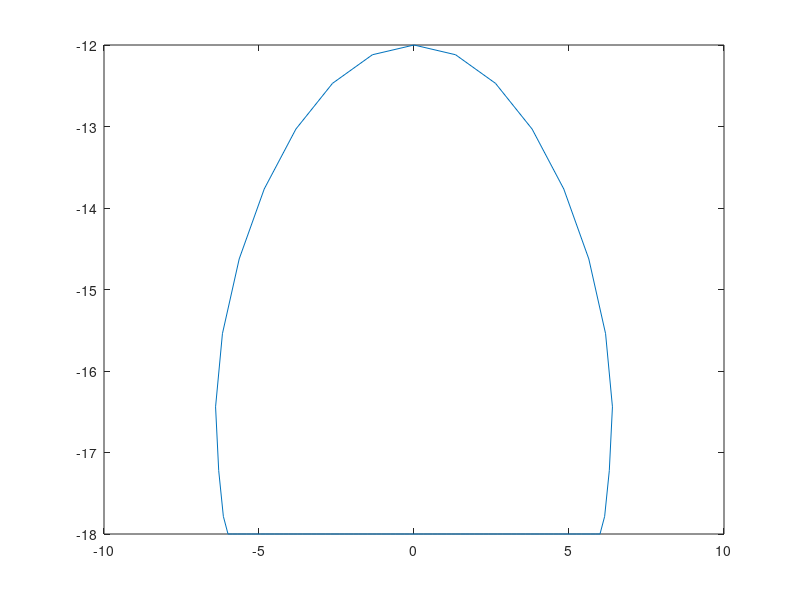

Source code (MATLAB):
format long

% ..... Geometrical .....
r1 = 10; % length of Cranks
r2 = 20; % length of Coupler Links
L = 5; % Distance between the pivot points
base_l = 45; % Base length
base_w = 25; % Base width
d = 0; % Offset distance between side edge and foot center

% ..... Trajectory .....
stroke = 12; % Distance covered during stance
stroke_h = 18; % 
ht = 6; % Step height

% ..... Temporal .....
period = 1; 
dc = 0.8; % Duty factor
dt = 0.025; % Extension time
phi1 = +0.5; % Phase diff. b/w Contralateral legs (Leg 1 and Leg 2,Leg 2 and Leg 4)
phi2 = +0.75; % Phase diff. b/w Ipsilateral legs  (Leg 1 and Leg 3,Leg 2 and Leg 4)
w = 2*pi/period;

xc1 = L/2; yc1 = 0; % Joint-1 coordinates
xc2 = -L/2; yc2 = 0; % Joint-2 coordinates

a3 = (-4*(stroke/2+stroke/dc*dt)-2*stroke/dc*(period-dc-2*dt))/(period-dc-2*dt)^3;
a2 = -3/2*a3*(period-dc-2*dt);
a1 = -stroke/dc;
a0 = -(stroke/2+stroke/dc*dt);

i=1;
step = 0.01;
n = 1/step + 1;

Time = zeros(n, 1);
x = zeros(n, 1); y = zeros(n, 1);
Q1 = zeros(n, 1); Q2 = zeros(n, 1); o1 = zeros(n, 1); o2 = zeros(n, 1);
a = zeros(n, 1); b = zeros(n, 1);

for time = 0:step:1
    Time(i)=time;
    t = mod(time,1);
    if t<=(dc+dt)
        x(i)= stroke/2 + stroke/dc*(-t); %stroke with velocity extension for 'dt'seconds
    elseif t<=(period-dt)
        x(i) = a0 + a1*(t-(dc+dt)) + a2*(t-(dc+dt))^2 + a3*(t-(dc+dt))^3;%stride path
    else
        x(i)= stroke/2 + stroke/dc*(period-t);%velocity extension for 'dt'seconds before stride
    end
    
    if t<=dc
        y(i)= -stroke_h;%stance
    else
        y(i) = -stroke_h + 0 + 16*ht/(period-dc)^2*(t-dc)^2 - 32*ht/(period-dc)^3*(t-dc)^3 + 16*ht/(period-dc)^4*(t-dc)^4;%stride
    end

    a(i) = sqrt((x(i) - xc1)^2 + (y(i) - yc1)^2);
    b(i) = sqrt((x(i) - xc2)^2 + (y(i) - yc2)^2);
    o1(i) = acos((-r2^2 + r1^2 + b(i)^2 )/(2*r1*b(i)));
    o2(i) = acos((-r2^2 + r1^2 + a(i)^2 )/(2*r1*a(i)));
    g1 = acos (-(a(i)^2 - L^2 - b(i)^2 )/(2*L*b(i)));
    g2 = acos (-(b(i)^2 - L^2 - a(i)^2 )/(2*L*a(i)));
    Q2(i) = - (g1+o1(i))*180/pi;
    Q1(i) = - (pi-(g2+o2(i)))*180/pi;
    %xa = xc1 + r1 * cos(Q1(i));
    %ya = yc1 + r1 * sin(Q1(i));
    %xb = xc2 + r1 * cos(Q2(i));
    %yb = yc2 + r1 * sin(Q2(i));
    
    i=i+1;
end

plot(x, y);

leg1 = [base_l/2 , base_w/2];
leg2 = [base_l/2 , -base_w/2];
leg3 = [-base_l/2 , base_w/2];
leg4 = [-base_l/2 , -base_w/2];
